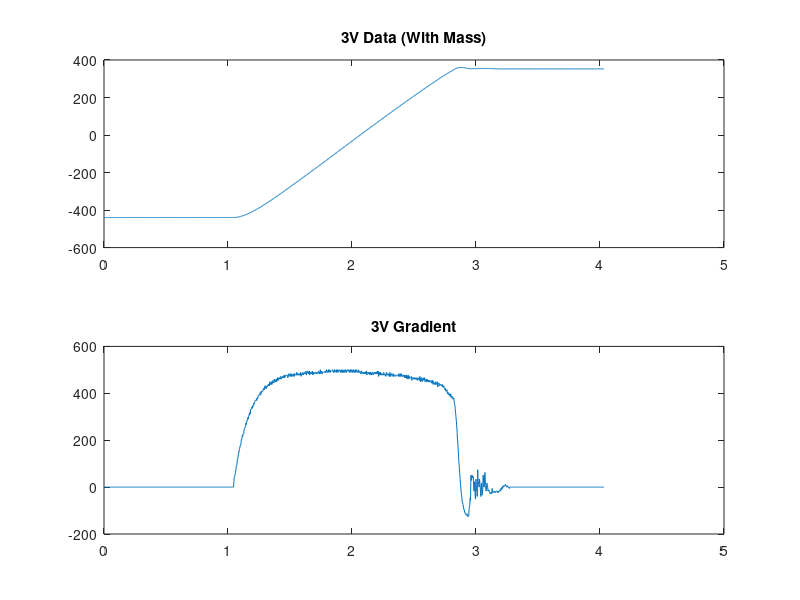

MATLAB code to generate this figure: (Note: this script raises an error after producing the figure.)
clc; close all; clear;
% %--------------------------------------------------------------------------
% %First Experiment 1 V Cart Data
% %--------------------------------------------------------------------------
% load('1VCartData')
% step = time(2) - time(1);%Universal Step Size 
% cartP1V = cartPosition;
% gradP1V = gradient(cartP1V,step);
% time1V = time;
% figure()
% subplot(2,1,1);
% plot(time1V, cartP1V);
% title('1V Data');
% subplot(2,1,2);
% plot(time1V, gradP1V);
% title('1V Gradient');
% %Flat Line Detection
% filterGrad1V = movingAverage(gradP1V,11);
% figure()
% hold on;
% plot(time1V, filterGrad1V, time1V, gradP1V);
% [slopeVect1V, ~] = slopeDetermination(filterGrad1V,time1V, step);
% slopeCoeff1V = mean(slopeVect1V);
% fprintf('Cart 1V Slope Coefficient | %g\n', slopeCoeff1V);
% %--------------------------------------------------------------------------
% %Second Experiment 3 V Cart Data
% %--------------------------------------------------------------------------
% load('3VCartData')
% cartP3V = cartPosition;
% gradP3V = gradient(cartP3V,step);
% time3V = time;
% figure()
% subplot(2,1,1);
% plot(time3V, cartP3V);
% title('3V Data');
% subplot(2,1,2);
% plot(time3V, gradient(cartP3V,step));
% title('3V Gradient');
% %Flat Line Detection
% filterGrad3V = movingAverage(gradP3V,11);
% figure()
% hold on;
% plot(time3V, filterGrad3V, time3V, gradP3V);
% [slopeVect3V, ~] = slopeDetermination(filterGrad3V,time3V, step);
% slopeCoeff3V = mean(slopeVect3V);
% fprintf('Cart 3V Slope Coefficient | %g\n', slopeCoeff3V);
%--------------------------------------------------------------------------
%Third Experiment 3 V Cart Data (with Mass)
%--------------------------------------------------------------------------
load('3VMCartData')
step = time(2) - time(1);%Universal Step Size
cartP3VM = cartPosition;
gradP3VM = gradient(cartP3VM,step);
time3VM = time;
figure()
subplot(2,1,1);
plot(time3VM, cartP3VM);
title('3V Data (With Mass)');
subplot(2,1,2);
plot(time3VM, gradient(cartP3VM,step));
title('3V Gradient');
%Flat Line Detection
filterGrad3VM = movingAverage(gradP3VM,11);
figure()
hold on;
plot(time3VM, filterGrad3VM, time3VM, gradP3VM);
[slopeVect3VM, ~] = slopeDetermination(filterGrad3VM,time3VM, step);
slopeCoeff3VM = mean(slopeVect3VM);
fprintf('Cart 3VM Slope Coefficient | %g\n', slopeCoeff3VM);
% %--------------------------------------------------------------------------
% %Fourth Experiment 5 V Cart Data
% %--------------------------------------------------------------------------
% load('5VCartData')
% cartP5V = cartPosition;
% gradP5V = gradient(cartP5V,step);
% time5V = time;
% figure()
% subplot(2,1,1);
% plot(time5V, cartP5V);
% title('5V Data');
% subplot(2,1,2);
% plot(time5V, gradient(cartP5V,step));
% title('5V Gradient');
% %Flat Line Detection
% filterGrad5V = movingAverage(gradP5V,11);
% figure()
% hold on;
% plot(time5V, filterGrad5V, time5V, gradP5V);
% [slopeVect5V, ~] = slopeDetermination(filterGrad5V,time5V, step);
% slopeCoeff5V = mean(slopeVect5V);
% fprintf('Cart 5V Slope Coefficient | %g\n', slopeCoeff5V);
%--------------------------------------------------------------------------
%Fifth Experiment 0V Tilt Data
%--------------------------------------------------------------------------
load('0VTiltData')
cartT0V = cartPosition;
gradT0V = gradient(cartT0V,step);
timeT0V = time;
figure()
subplot(2,1,1);
plot(timeT0V, cartT0V);
title('0V Tilt Data');
subplot(2,1,2);
plot(timeT0V, gradient(cartT0V,step));
title('0V Tilt Gradient');
clear('time', 'cartPosition')
%Flat Line Detection
filterGradT0V = movingAverage(gradT0V,11);
figure()
hold on;
plot(timeT0V, filterGradT0V, timeT0V, gradT0V);
[slopeVectT0V, ~] = slopeDetermination(filterGradT0V,timeT0V, step);
slopeCoeffT0V = mean(slopeVectT0V);
fprintf('Cart T0V Slope Coefficient | %g\n', slopeCoeffT0V);